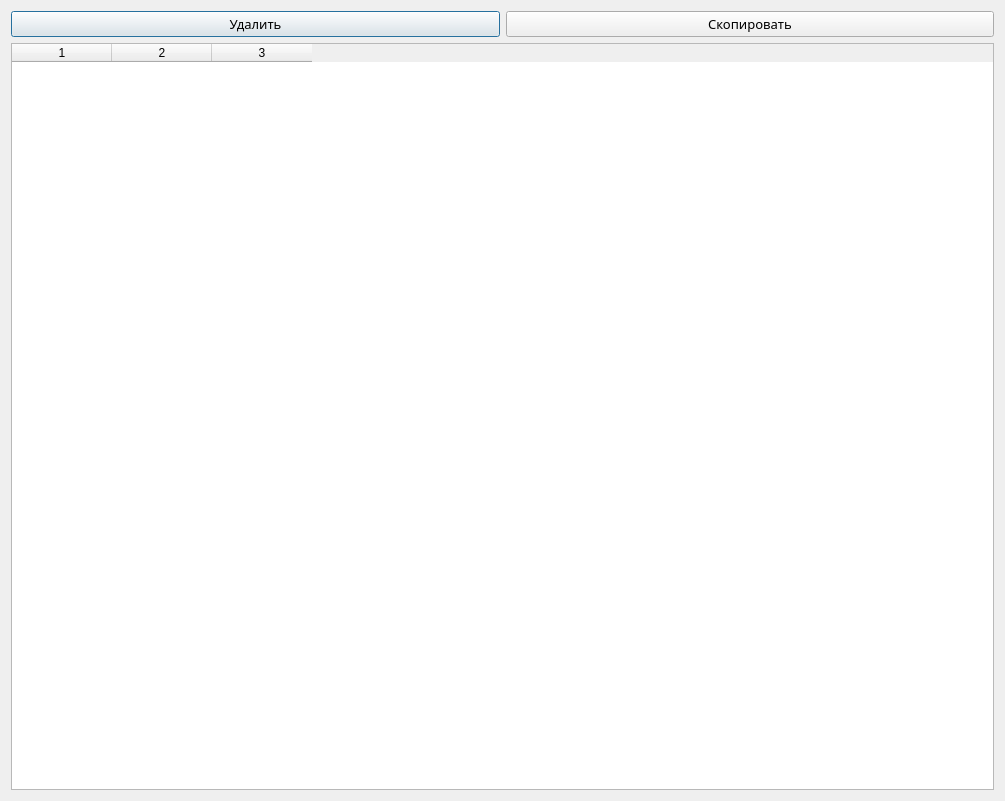
<?xml version="1.0" encoding="UTF-8"?>
<ui version="4.0">
 <class>Dialog</class>
 <widget class="QDialog" name="Dialog">
  <property name="geometry">
   <rect>
    <x>0</x>
    <y>0</y>
    <width>1005</width>
    <height>801</height>
   </rect>
  </property>
  <property name="windowTitle">
   <string>Dialog</string>
  </property>
  <layout class="QVBoxLayout" name="verticalLayout">
   <item>
    <layout class="QHBoxLayout" name="horizontalLayout">
     <item>
      <widget class="QPushButton" name="pushButton">
       <property name="font">
        <font>
         <family>Malgun Gothic</family>
         <pointsize>10</pointsize>
        </font>
       </property>
       <property name="text">
        <string>Удалить</string>
       </property>
      </widget>
     </item>
     <item>
      <widget class="QPushButton" name="pushButton_4">
       <property name="font">
        <font>
         <family>Malgun Gothic</family>
         <pointsize>10</pointsize>
        </font>
       </property>
       <property name="text">
        <string>Скопировать</string>
       </property>
      </widget>
     </item>
    </layout>
   </item>
   <item>
    <widget class="QTableWidget" name="tableWidget">
     <property name="sizePolicy">
      <sizepolicy hsizetype="Expanding" vsizetype="Expanding">
       <horstretch>0</horstretch>
       <verstretch>0</verstretch>
      </sizepolicy>
     </property>
     <property name="showGrid">
      <bool>true</bool>
     </property>
     <property name="columnCount">
      <number>3</number>
     </property>
     <attribute name="horizontalHeaderCascadingSectionResizes">
      <bool>false</bool>
     </attribute>
     <attribute name="horizontalHeaderStretchLastSection">
      <bool>false</bool>
     </attribute>
     <attribute name="verticalHeaderCascadingSectionResizes">
      <bool>false</bool>
     </attribute>
     <attribute name="verticalHeaderStretchLastSection">
      <bool>false</bool>
     </attribute>
     <column/>
     <column/>
     <column/>
    </widget>
   </item>
  </layout>
 </widget>
 <resources/>
 <connections/>
</ui>
